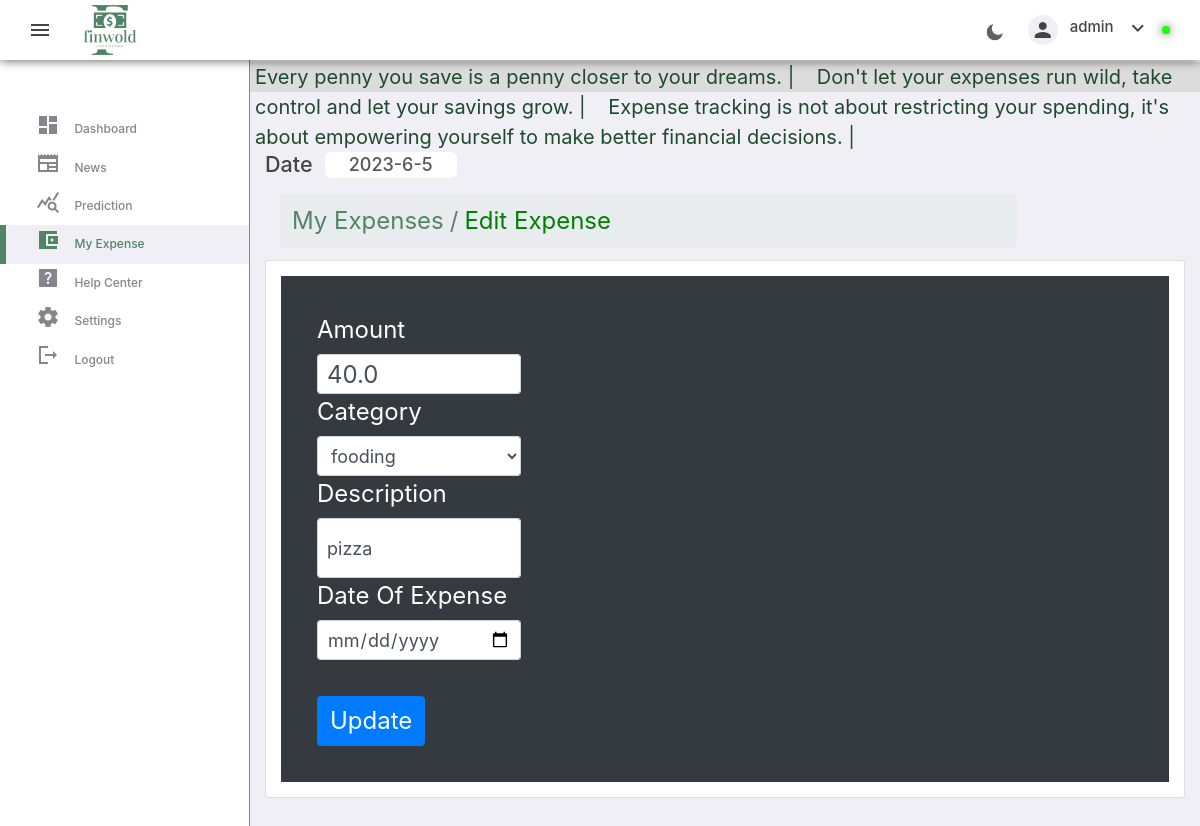
The app's page /editexpense/34 (signed in) with its own data.
### app1/models.py (models this page shows)
class User(AbstractUser):
    name = models.CharField(max_length=200,null=True)
    email = models.EmailField(unique=True,null =True)
    REQUIRED_FIELDS = []

class Expense(models.Model):
    amount = models.FloatField()
    date = models.DateField(default=now)
    description = models.TextField()
    owner = models.ForeignKey(to=User, on_delete=models.CASCADE)
    category = models.CharField(max_length=266)
    def __str__(self):
        return self.category
    class Meta:
        ordering= ["-date"]

### app1/views.py (the view, shortened to what this page needs)
# urls.py: path('editexpense/<int:id>', views.editexpense, name="editexpense"),
@login_required(login_url='login')
def editexpense(request, id):
    expense = Expense.objects.get(pk=id)
    categories = Category.objects.all
    context = {
        'expense': expense,
        'values': expense,
        'categories':categories
    }
    print(context)
    if request.method == 'GET':
        return render(request, 'app1/editexpense.html', context)

### app1/templates/app1/editexpense.html (shortened to what this page needs)
{%load static%}
<!DOCTYPE html>
<html lang="en">
<head>
    <link rel="stylesheet" href="{% static 'css/myexpense_dashboard.css' %}">
    <link rel="stylesheet" href="{% static 'css/myexpense/css/bootstrap.css' %}">
</head>
<body>
    <div class="excontainer">
        <div class="exsidebar">
            <ul>
                <li>
                    <a href="/logo">
                    </a>
                </li>
                <li >
                    <a href="{%url 'dashboard'%}" class="sidebar-link">
                        <span class="icon"><span class="material-icons-sharp">dashboard</span></span>
                        <span class="title">Dashboard</span>
                    </a>
                </li>
                <li>
                    <a href="{%url 'news'%}" class="sidebar-link">
                        <span class="icon"><span class="material-icons-sharp">newspaper</span></span>
                        <span class="title">News</span>
                    </a>
                </li>
                <li >
                    <a href="{%url 'prediction'%}" class="sidebar-link">
                        <span class="icon"><span class="material-icons-sharp">query_stats</span></span>
                        <span class="title">Prediction</span>
                    </a>
                </li>
                <li class="active">
                    <a href="{%url 'myexpense'%}" class="sidebar-link">
                        <span class="icon"><span class="material-icons-sharp">account_balance_wallet</span></span>
                        <span class="title">My Expense</span>
                    </a>
                </li>
                <li>
                    <a href="#help_center" class="sidebar-link">
                        <span class="icon"><span class="material-icons-sharp">help_center</span></span>
                        <span class="title">Help Center</span>
                    </a>
                </li>
                <li>
                    <a href="#a" class="sidebar-link">
                        <span class="icon"><span class="material-icons-sharp">settings</span></span>
                        <span class="title">Settings</span>
                    </a>
                </li>
                <li>
                    <a href="{% url 'logout' %}" class="sidebar-link">
                        <span class="icon"><span class="material-icons-sharp">logout</span></span>
                        <span class="title">Logout</span>
                    </a>
                </li>
            </ul>
        </div>
        <div class="exmain">
            <div class="exnavbar">
                <div class="toggle">
                    <span id="exsidebar-btn" class="material-icons-sharp">menu</span>
                </div>
                <div class="logo-section">
                    <img class="logo" src="{% static 'images/logo-no-background.png' %}" alt="">
                </div>
                <div class="profile-area">
                    <div class="theme-btn" >
                        <img src="{% static 'images/moon.png'%}" id="dark-icon" alt="">
                    </div>
                    <div class="profile">
                        <div class="profile-photo">
                            <span class="material-icons-sharp">person</span>
                        </div>
                        <h5>{{request.user}}</h5>
                        <div class="expand-more"><span class="material-icons-sharp">expand_more</span>
                        </div>
                        <span  id="o9" class="material-icons-sharp">circle</span>
                    </div>
                </div>
            </div>
            <div class="marquee">
                <marquee behavior="" scrollamount="12" direction="Left">Every penny you save is a penny closer to your dreams. | &nbsp;&nbsp;&nbsp;Don't let your expenses run wild, take control and let your savings grow. | &nbsp;&nbsp;&nbsp;Expense tracking is not about restricting your spending, it's about empowering yourself to make better financial decisions. | </marquee>
            </div>
            <section class="excontent">
                <div class="overview">
                    <h1>Date</h1>
                    <h4 id="current_date"></h4>
                </div>
                <div class="content2">
                    <div class="col-md-10">
                        <nav aria-label="breadcrumb">
                            <ol class="breadcrumb" style=" font-size: 24px;" >
                                <li class="breadcrumb-item"><a href="{%url 'myexpense'%}" style="color:#528466;">My Expenses</a></li>
                              <li class="breadcrumb-item active" aria-current="page"><a href="{%url 'editexpense' expense.id %}" style="color:green;">Edit Expense</a></li>
                            </ol>
                        </nav>
                    </div>
                </div>
                    <div class="card">
                        <div class="card-body">
                            <div class="row">
                                <div class="col-sm-12 mx-auto">
                                    <form action="" method="POST" class="bg-dark p-5">
                                        <div class="form-outline w-25">
                                            <label for="" class="text-white" style="font-size: 24px;">Amount</label>
                                            <input placeholder="$" type="number" step="any" class="form-control form-control-dark" style="height: 40px; font-size: 24px;" value="{{values.amount}}" name="amount">
                                        </div>
                                        <div class="form-outline w-25">
                                            <label for="category" class="text-white" style="font-size: 24px;">Category</label>
                                               <select name="category" id="category" class="form-control" style="height: 40px; font-size: 18px;">
                                                <option selected value={{values.category}} name="category">{{values.category}}</option>
                                            </select>
                                        </div>
                                        <div class="form-outline w-25">
                                            <label for="" class="text-white" style="font-size: 24px;">Description</label>
                                            <input placeholder="Enter a description..." type="text" class="form-control form-control-dark" style="height: 60px; font-size: 18px;" value="{{values.description}}" name="description">
                                        </div>
                                        <div class="form-outline w-25">
                                            <label for="" class="text-white" style="font-size: 24px;">Date Of Expense</label>
                                            <input type="date" value="{{values.date}}" class="form-control col-xs-2" style="height: 40px; font-size: 18px;" name="expense_date">
                                        </div>
                                        <input type="submit" value="Update" class="btn btn-primary btn-lg mt-5" style="height: 50px; font-size: 24px;">
                                    </form>
                                </div>
                            </div>
                        </div>
                    </div>
            </section>
        </div>
    </div>
</body>
</html>

### static/css/myexpense_dashboard.css (style rules this page uses)
:root { --color-white: #ffffff; --color-light: #f0eff5; --color-gray-light: #86848c; --color-gray-dark: #56555e; --color-dark: #27282f; --color-primary: rgb(71, 7 ,234); --color-success: rgb(34, 202, 75); --color-danger: rgb(255, 67, 54); --color-warning: rgb(234, 181, 7); --color-purple: rgb(160, 99 ,245); --color-primary-light: rgba(71, 7, 234, 0.2); --color-success-light: rgba(34, 202, 75, 0.2); --color-danger-light: rgba(255, 67, 54, 0.2); --color-purple-light: rgba(160, 99, 245, 0.2); --card-padding: 1.6rem; --padding-1: 1rem; --padding-2: 8px; --card-border-radius: 1.6rem; --card-radius-1: 1rem; --border-radius-2: 6px; --finwold: #528466; --primary-color: hsl(0, 0%, 100%);; --features-background: hsl(240, 100%, 99%); --txt-color: #444; --cont-color: hsl(240, 100%, 99%); --dashboard-content: #f0eff5; }
img { width: 100%; }
h1 { font-size: 2.2rem; }
h4 { font-size: 1rem; }
h5 { font-size: 0.86rem; font-weight: 500; }
* { margin: 0; padding: 0; box-sizing: border-box; }
html { font-size: 12px; }
body { min-height: 100vh; overflow-x: hidden; font-family: poppins, sans-serif; background: var(--color-light); }
.excontainer { position: relative; width: 100%; }
.exsidebar { position: fixed; width: 250px; height: 100%; transition: 0.5s; overflow: hidden; border-right: 1px solid var(--color-gray-light); background: var(--color-white); background: var(--primary-color); left: 0; z-index: 4; }
.exsidebar ul { position: absolute; top: 0; left: 0; width: 100%; }
.exsidebar ul li { position: relative; width: 100%; list-style: none; }
.exsidebar ul li:nth-child(1) { pointer-events: none; height: 80px; width: 100%; margin:auto; margin-bottom: 30px; }
.exsidebar li { height: 3.2rem; position: relative ; }
.exsidebar a { display: flex; align-items: center ; height: 100%; gap: 1.2rem; color: var(--color-gray-light); text-decoration: none !important; }
.exsidebar li .icon { font-size: 1.7rem; margin-left: 3rem; transition: all 300ms ease; }
.exsidebar li.active { background: var(--color-light); }
.exsidebar li.active a { color: var(--finwold); }
.exsidebar li.active:before { content: ""; width: 6px; height: 100%; position: absolute; background-color: var(--finwold); }
.exsidebar .title { font-weight: 500; }
.exmain { position: absolute; width: calc(100% - 250px); left: 250px; top: 62px; transition: 0.5s; background: var(--dashboard-content); }
.exnavbar { position: fixed; width: 100vw; top: 0; left: 0; height: 60px; display: flex; justify-content: space-between; align-items: center; padding: 0 10px; background: var(--primary-color); box-shadow: 0px 0px 10px rgba(0,0,0,0.7); z-index: 5; color: var(--txt-color); }
.toggle { position: relative; width: 60px; height: 60px; display: flex; justify-content: center; align-items: center; font-size: 2.5rem; cursor: pointer; }
.logo-section { width: 150px; display: flex; align-items: center; gap: 20px; }
.logo { width: auto; height: 60px; padding-block: 5px; }
.profile-area { display: flex; align-items: center; justify-content: space-between; gap: 2rem; padding-right: 20px; }
.profile-area .theme-btn img { width: 25px; cursor: pointer; margin-top: 5px; }
#dark-icon { width: 20px; }
.profile-area .profile { display: flex; gap: 1rem; align-items: center; }
.profile-area .profile-photo { display: flex; align-items: center; justify-content: center; width: 2.5rem; height: 2.5rem; border-radius: 50%; background-color: var(--color-light); overflow: hidden; }
.profile-area .profile #o9 { color: #22ff00; font-size: 0.7rem; border-radius: 100%; background-color: #00FF00; box-shadow: 0px 0px 10px rgba(0,0,0,0.7); }
.expand-more { cursor: pointer; position: relative; display: inline-block; }
.marquee { background-color: #dcdcdc; height: 30px; padding-inline:5px ; }
.marquee { margin-bottom:45px; color: #1f4a30; font-size: 20px; }
.excontent { padding: 15px; height: 100%; color: var(--txt-color); }
.excontent .overview { display: flex; align-items: center; gap: 1rem; }
.excontent .overview h1 { font-size: 1.8rem; }
.excontent .overview h4 { padding: 0.2rem 2rem; border-radius: var(--border-radius-2); background: var(--color-white); color: var(--color-gray-dark); }
.content2 { margin-top: 10px; width: 100%; height: 100%; }
.excontent { padding-bottom: 350px; }

### records on screen
User: user "admin"
Expense: amount "40.0", category "fooding", description "pizza"
